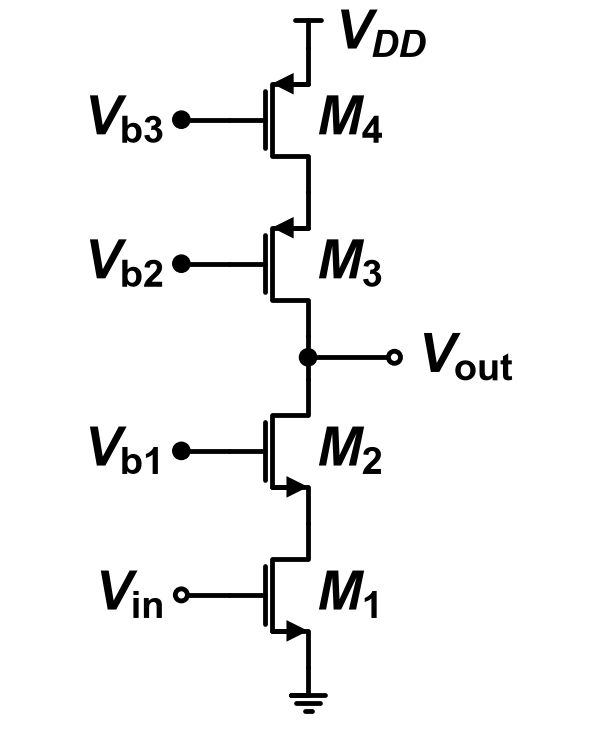

Reproduce this figure in Python.
"""2014-1 중간 Q1 — 기준: Q1.md '회로 — Fig Q1'."""
import schemdraw.elements as elm
from schem_style import OPEN_R, dot, gate_terminal, new_drawing, nmos, pmos

GAP = 0.2       # 소자 라벨과 기호 사이 간격
L = 0.25        # 소자 사이 짧은 배선


def draw():
    d = new_drawing()
    # 한 세로줄 위→아래: V_DD T 기호, M4, M3, Vout 접속점, M2, M1, 접지
    d.add(elm.Vdd().at((0, 0)).scale(0.8).label(r"$V_{DD}$", "right", ofst=GAP))
    m4 = pmos(d, at=(0, 0), anchor="source", label=r"$M_\mathrm{4}$")
    gate_terminal(d, m4.gate, r"$V_\mathrm{b3}$")
    m3 = pmos(d, at=m4.drain, anchor="source", label=r"$M_\mathrm{3}$")
    gate_terminal(d, m3.gate, r"$V_\mathrm{b2}$")
    d.add(elm.Line().down().at(m3.drain).length(L)); vout = dot(d)
    d.add(elm.Line().right().at(vout.center).length(1.0))
    d.add(elm.Dot(open=True, radius=OPEN_R).label(r"$V_\mathrm{out}$", "right", ofst=GAP))
    d.add(elm.Line().down().at(vout.center).length(L))
    m2 = nmos(d, at=d.here, anchor="drain", label=r"$M_\mathrm{2}$")
    gate_terminal(d, m2.gate, r"$V_\mathrm{b1}$")
    m1 = nmos(d, at=m2.source, anchor="drain", label=r"$M_\mathrm{1}$")
    gate_terminal(d, m1.gate, r"$V_\mathrm{in}$", open_=True)
    d.add(elm.Ground().at(m1.source).scale(0.8))
    return d
